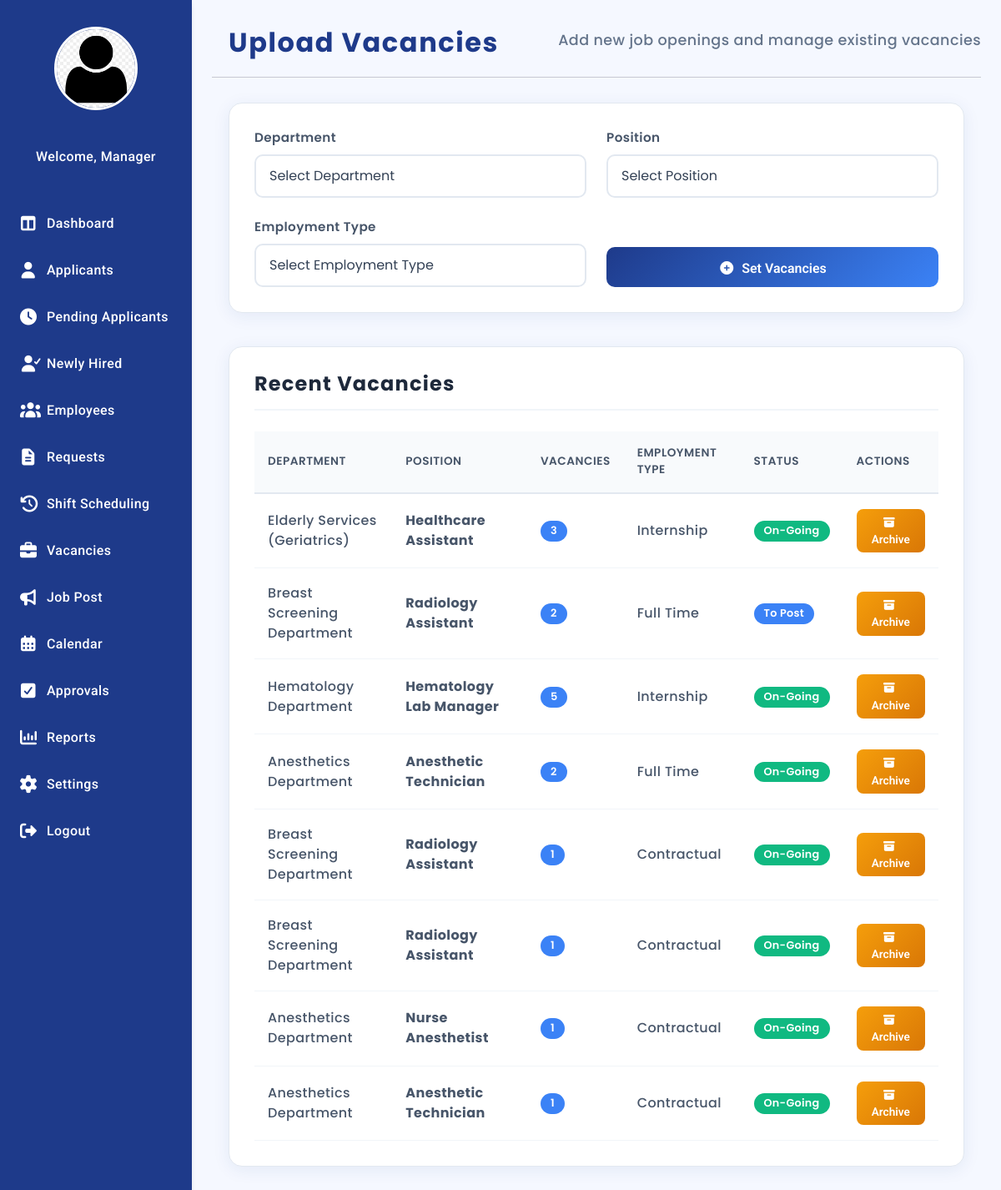
/Manager_Vacancies.php, run on the app's committed database.
### tables this page shows
CREATE TABLE `vacancies` (
  `id` int(11) NOT NULL,
  `department_id` int(11) NOT NULL,
  `position_id` int(11) NOT NULL,
  `employment_type_id` int(11) NOT NULL,
  `vacancy_count` int(11) NOT NULL,
  `status` varchar(255) NOT NULL DEFAULT 'To Post',
  `posted_by` varchar(255) NOT NULL,
  `created_at` timestamp NOT NULL DEFAULT current_timestamp()
);

CREATE TABLE `department` (
  `deptID` int(11) NOT NULL,
  `deptName` varchar(100) NOT NULL
);

CREATE TABLE `position` (
  `positionID` int(11) NOT NULL,
  `departmentID` int(11) NOT NULL,
  `emtypeID` int(11) DEFAULT NULL,
  `position_title` varchar(150) NOT NULL
);

CREATE TABLE `employment_type` (
  `emtypeID` int(11) NOT NULL,
  `typeName` varchar(50) NOT NULL
);

### Manager_Vacancies.php (the view, shortened to what this page needs)
<?php
require 'admin/db.connect.php';
$managername = $_SESSION['fullname'] ?? "Manager";
$profile_picture = "uploads/employees/default.png";
$menus = [
    "HR Director" => [
        "Dashboard" => "Manager_Dashboard.php",
        "Applicants" => "Manager_Applicants.php",
        "Pending Applicants" => "Manager_PendingApplicants.php",
        "Newly Hired" => "Newly-Hired.php",
        "Employees" => "Manager_Employees.php",
        "Requests" => "Manager_Request.php",
        "Shift Scheduling"  => "Manager_Scheduling.php",
        "Vacancies" => "Manager_Vacancies.php",
        "Job Post" => "Manager-JobPosting.php",
        "Calendar" => "Manager_Calendar.php",
        "Approvals" => "Manager_Approvals.php",
        "Reports" => "Manager_Reports.php",
        "Settings" => "Manager_LeaveSettings.php",
        "Logout" => "Login.php"
    ],
    "HR Manager" => [
        "Dashboard" => "Manager_Dashboard.php",
        "Applicants" => "Manager_Applicants.php",
        "Pending Applicants" => "Manager_PendingApplicants.php",
        "Newly Hired" => "Newly-Hired.php",
        "Employees" => "Manager_Employees.php",
        "Requests" => "Manager_Request.php",
        "Shift Scheduling"  => "Manager_Scheduling.php",
        "Vacancies" => "Manager_Vacancies.php",
        "Job Post" => "Manager-JobPosting.php",
        "Calendar" => "Manager_Calendar.php",
        "Approvals" => "Manager_Approvals.php",
        "Reports" => "Manager_Reports.php",
        "Settings" => "Manager_LeaveSettings.php",
        "Logout" => "Login.php"
    ],
    "Recruitment Manager" => [
        "Dashboard" => "Manager_Dashboard.php",
        "Applicants" => "Manager_Applicants.php",
        "Pending Applicants" => "Manager_PendingApplicants.php",
        "Newly Hired" => "Newly-Hired.php",
        "Vacancies" => "Manager_Vacancies.php",
        "Logout" => "Login.php"
    ],
    "HR Officer" => [
        "Dashboard" => "Manager_Dashboard.php",
        "Applicants" => "Manager_Applicants.php",
        "Pending Applicants" => "Manager_PendingApplicants.php",
        "Newly Hired" => "Newly-Hired.php",
        "Employees" => "Manager_Employees.php",
        "Logout" => "Login.php"
    ],
];
$role = $_SESSION['sub_role'] ?? "HR Manager";
$icons = [
    "Dashboard" => "fa-table-columns",
    "Applicants" => "fa-user",
    "Pending Applicants" => "fa-clock",
    "Newly Hired" => "fa-user-check",
    "Employees" => "fa-users",
    "Requests" => "fa-file-lines",
    "Shift Scheduling" => "fa-clock-rotate-left",
    "Vacancies" => "fa-briefcase",
    "Job Post" => "fa-bullhorn",
    "Calendar" => "fa-calendar-days",
    "Approvals" => "fa-square-check",
    "Reports" => "fa-chart-column",
    "Settings" => "fa-gear",
    "Logout" => "fa-right-from-bracket"
];
$recentQuery = $conn->query("
    SELECT
        v.id, v.vacancy_count, v.status, d.deptName, p.position_title, e.typeName AS employment_type,
        (SELECT COUNT(*) FROM applications a JOIN job_posting j ON a.jobID = j.jobID WHERE j.job_title = p.position_title AND a.status='Hired') AS hired_count,
        (v.vacancy_count - (SELECT COUNT(*) FROM applications a JOIN job_posting j ON a.jobID = j.jobID WHERE j.job_title = p.position_title AND a.status='Hired')) AS remaining_vacancies
    FROM vacancies v
    JOIN department d ON v.department_id = d.deptID
    JOIN position p ON v.position_id = p.positionID
    JOIN employment_type e ON v.employment_type_id = e.emtypeID
    ORDER BY v.id DESC
    LIMIT 10
");
?>
<!DOCTYPE html>
<html lang="en">
<head>
    <link rel="stylesheet" href="https://cdnjs.cloudflare.com/ajax/libs/font-awesome/7.0.1/css/all.min.css">
    <link rel="stylesheet" href="https://cdn.jsdelivr.net/npm/bootstrap@5.3.3/dist/css/bootstrap.min.css">
    <link rel="stylesheet" href="manager-sidebar.css">
</head>
<body>
    <div class="sidebar">
        <div class="sidebar-logo">
            <a href="Manager_Profile.php" class="profile">
                <img src="<?= htmlspecialchars($profile_picture); ?>" alt="Profile" class="sidebar-profile-img">
            </a>
        </div>
        <div class="sidebar-name">
            <p><?= "Welcome, $managername"; ?></p>
        </div>
        <ul class="nav">
            <?php foreach ($menus[$role] as $label => $link): ?>
                <li><a href="<?= $link; ?>"><i class="fa-solid <?= $icons[$label] ?? 'fa-circle'; ?>"></i><?= $label; ?></a>
                </li>
            <?php endforeach; ?>
        </ul>
    </div>
    <main class="main-content">
        <div class="main-content-header">
            <h1>Upload Vacancies</h1>
            <p>Add new job openings and manage existing vacancies</p>
        </div>
        <div class="set-vacancies-container">
            <form method="POST" id="vacancyForm">
                <div class="set-vacancies">
                    <div class="form-group">
                        <label for="department">Department</label>
                        <select name="department" id="department" class="form-control" required>
                            <option value="" disabled selected>Select Department</option>
                        </select>
                    </div>
                    <div class="form-group">
                        <label for="position">Position</label>
                        <select name="position" id="position" class="form-control" required>
                            <option value="" disabled selected>Select Position</option>
                        </select>
                    </div>
                    <div class="form-group">
                        <label for="employment_type">Employment Type</label>
                        <select name="employment_type" id="employment_type" class="form-control" required>
                            <option value="" disabled selected>Select Employment Type</option>
                        </select>
                    </div>
                    <button type="button" id="openModalBtn" class="set-btn">
                        <i class="fas fa-plus-circle me-2"></i>Set Vacancies
                    </button>
                </div>
            </form>
        </div>
        <div class="recent-section">
            <div class="section-header">
                <h2>Recent Vacancies</h2>
            </div>
            <div style="overflow-x: auto;">
                <table class="vacancies-table">
                    <thead>
                        <tr>
                            <th>Department</th>
                            <th>Position</th>
                            <th>Vacancies</th>
                            <th>Employment Type</th>
                            <th>Status</th>
                            <th>Actions</th>
                        </tr>
                    </thead>
                    <tbody>
                        <?php if ($recentQuery && $recentQuery->num_rows > 0): ?>
                            <?php while ($row = $recentQuery->fetch_assoc()): ?>
                                <tr>
                                    <td><?= htmlspecialchars($row['deptName']) ?></td>
                                    <td><strong><?= htmlspecialchars($row['position_title']) ?></strong></td>
                                    <td>
                                        <span class="badge bg-primary">
                                            <?= max(0, htmlspecialchars($row['remaining_vacancies'])) ?>
                                        </span>
                                    </td>
                                    <td><?= htmlspecialchars($row['employment_type']) ?></td>
                                    <td>
                                        <span class="badge <?= $row['status'] === 'On-Going' ? 'bg-success' : ($row['status'] === 'Closed' ? 'bg-danger' : 'bg-primary') ?>">
                                            <?= htmlspecialchars($row['status']) ?>
                                        </span>
                                    </td>
                                    <td>
                                        <?php if ($row['hired_count'] >= $row['vacancy_count']): ?>
                                            <span class="text-muted">Filled</span>
                                        <?php else: ?>
                                            <button class="btn btn-sm btn-warning archive-btn" data-id="<?= $row['id'] ?>">
                                                <i class="fas fa-archive me-1"></i>Archive
                                            </button>
                                        <?php endif; ?>
                                    </td>
                                </tr>
                            <?php endwhile; ?>
                        <?php endif; ?>
                    </tbody>
                </table>
            </div>
        </div>
    </main>
</body>
</html>

### manager-sidebar.css (style rules this page uses)
:root { --color-primary: #2563eb; --color-primary-light: #93c5fd; --color-primary-dark: #1e3a8a; --primary: var(--color-primary-dark); --primary-600: var(--color-primary); --color-background: #f5f8ff; --color-surface: #ffffff; --bg: var(--color-background); --color-border: #c7c9d1; --color-disabled: #dcdde1; --color-text: #111827; --color-text-muted: #6b7280; --text: var(--color-text); --muted: var(--color-text-muted); --color-success: #10b981; --color-success-light: #88dcc0; --color-warning: #fbbf24; --color-warning-light: #fddf92; --color-error: #dc2626; --color-error-light: #ee9393; --radius-circle: 999rem; --radius-outer: 1rem; --radius-inner: 0.5rem; --radius: 12px; --space-1: 4px; --space-2: 8px; --space-3: 12px; --space-4: 16px; --space-5: 24px; --space-6: 32px; --space-7: 40px; --font-heading: 'Poppins', sans-serif; --font-body: 'Roboto', sans-serif; --shadow-surface: 0 10px 15px -3px rgb(0 0 0 / 0.1), 0 4px 6px -4px rgb(0 0 0 / 0.1); --shadow-element: 0 4px 6px -1px rgb(0 0 0 / 0.1), 0 2px 4px -2px rgb(0 0 0 / 0.1); --shadow-text: 0px 1px 2px rgb(0 0 0 / 0.1), 0px 3px 2px rgb(0 0 0 / 0.1), 0px 4px 8px rgb(0 0 0 / 0.1); --shadow: 0 10px 25px rgba(15,23,42,.08); }
*, *::before, *::after { margin: 0; padding: 0; box-sizing: border-box; }
html { height: 100%; }
body { font-family: var(--font-body); font-weight: 500; background-color: var(--color-background); color: var(--color-text); height: 100%; line-height: 1.5; letter-spacing: 0.025em; }
h1, h2, h3 { font-family: var(--font-heading); font-size: 1.5rem; font-weight: 700; letter-spacing: 0.05em; margin: 0; }
span { font-weight: 500; }
button { font-size: 1rem; font-family: var(--font-body); font-weight: 500; }
.sidebar { width: 230px; background-color: var(--color-primary-dark); height: 100vh; display: flex; flex-direction: column; align-items: center; padding-top: var(--space-6); position: fixed; left: 0; top: 0; box-shadow: var(--shadow-element); overflow-y: auto; scrollbar-width: thin; scrollbar-color: #e5edfb transparent; z-index: 1000; }
.sidebar-logo { display: flex; flex-direction: column; align-items: center; gap: var(--space-3); margin-bottom: var(--space-5); }
.sidebar-logo img { width: 100px; height: 100px; border-radius: var(--radius-circle); border: 3px solid var(--color-surface); cursor: pointer; transition: transform 0.3s ease; }
.sidebar-name p { color: var(--color-surface); text-align: center; font-weight: 500; font-family: var(--font-body); margin: 0; }
.nav { margin-top: var(--space-7); list-style: none; width: 100%; padding: 0; }
.nav li { width: 100%; }
.nav li a { color: var(--color-surface); text-decoration: none; display: flex; align-items: center; gap: var(--space-3); padding: var(--space-4) var(--space-5); font-weight: 500; transition: all 0.3s ease; width: 100%; font-family: var(--font-body); }
.nav i { width: 20px; text-align: center; font-size: 1.25rem; }
.main-content { margin-left: 230px !important; padding: var(--space-6) var(--space-5) !important; min-height: 100vh; display: block; background-color: var(--color-background); }
.main-content-header { display: flex; justify-content: space-between; align-items: center; margin-bottom: var(--space-4); padding-bottom: var(--space-3); border-bottom: 1px solid var(--color-border); }
.main-content-header h1 { color: var(--color-primary-dark); font-weight: 700; margin: 0; display: flex; align-items: center; gap: var(--space-3); font-family: var(--font-heading); font-size: 1.75rem; }
.btn { border-radius: 10px; padding: var(--space-3) var(--space-4); font-family: var(--font-body); font-weight: 500; border: none; cursor: pointer; transition: all 0.3s ease; }
.badge { border-radius: var(--radius-circle); padding: 6px 10px; font-size: 0.875rem; font-weight: 500; display: inline-block; text-align: center; }

### data on the page
vacancies: department.deptName "Elderly Services (Geriatrics)", position.position_title "Healthcare Assistant", max(0, htmlspecialchars($row['remaining_vacancies'])) "3", employment_type.typeName "Internship", status "On-Going"
vacancies: department.deptName "Breast Screening Department", position.position_title "Radiology Assistant", max(0, htmlspecialchars($row['remaining_vacancies'])) "2", employment_type.typeName "Full Time", status "To Post"
vacancies: department.deptName "Hematology Department", position.position_title "Hematology Lab Manager", max(0, htmlspecialchars($row['remaining_vacancies'])) "5", employment_type.typeName "Internship", status "On-Going"
vacancies: department.deptName "Anesthetics Department", position.position_title "Anesthetic Technician", max(0, htmlspecialchars($row['remaining_vacancies'])) "2", employment_type.typeName "Full Time", status "On-Going"
vacancies: department.deptName "Breast Screening Department", position.position_title "Radiology Assistant", max(0, htmlspecialchars($row['remaining_vacancies'])) "1", employment_type.typeName "Contractual", status "On-Going"
vacancies: department.deptName "Breast Screening Department", position.position_title "Radiology Assistant", max(0, htmlspecialchars($row['remaining_vacancies'])) "1", employment_type.typeName "Contractual", status "On-Going"
vacancies: department.deptName "Anesthetics Department", position.position_title "Nurse Anesthetist", max(0, htmlspecialchars($row['remaining_vacancies'])) "1", employment_type.typeName "Contractual", status "On-Going"
vacancies: department.deptName "Anesthetics Department", position.position_title "Anesthetic Technician", max(0, htmlspecialchars($row['remaining_vacancies'])) "1", employment_type.typeName "Contractual", status "On-Going"

### other printed values
$managername "Manager"
$label "Dashboard"
$label "Applicants"
$label "Pending Applicants"
$label "Newly Hired"
$label "Employees"
$label "Requests"
$label "Shift Scheduling"
$label "Vacancies"
$label "Job Post"
$label "Calendar"
$label "Approvals"
$label "Reports"
$label "Settings"
$label "Logout"
